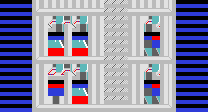

This game map was drawn from its Tiled (.tmx) file and the tilesets committed beside it. A one-line description and the full map source follow:
An orthogonal 26x14 tile map with 8x8 px tiles, 1 tile layer (map) and 7 objects (2x floor2, 2x floor1, bottom1, walls_left, walls_right).

<map version="1.2" tiledversion="1.3.0" orientation="orthogonal" renderorder="left-down" compressionlevel="0" width="26" height="14" tilewidth="8" tileheight="8" infinite="0" nextlayerid="6" nextobjectid="35">
 <editorsettings>
  <export target="elevator.json" format="json" />
 </editorsettings>
 <tileset firstgid="1" source="elevator.tsx" />
 <layer id="1" name="map" width="26" height="14">
  <data encoding="csv">
28,28,28,28,2,10,10,10,10,10,10,10,10,19,19,19,10,10,10,10,10,5,28,28,28,28,
28,28,28,28,1,3,3,3,3,3,3,3,3,19,19,19,3,3,3,3,3,4,28,28,28,28,
28,28,28,28,2,10,11,12,13,11,12,10,10,19,19,19,10,10,11,12,10,5,28,28,28,28,
28,28,28,28,2,10,20,21,10,20,21,10,10,19,19,19,10,10,22,23,10,5,28,28,28,28,
28,28,28,28,2,10,29,30,10,29,30,10,10,19,19,19,10,10,31,32,10,5,28,28,28,28,
28,28,28,28,2,10,38,39,10,38,39,10,10,19,19,19,10,10,40,41,10,5,28,28,28,28,
28,28,28,28,2,10,47,48,10,47,48,10,10,19,19,19,10,10,49,50,10,5,28,28,28,28,
28,28,28,28,1,3,3,3,3,3,3,3,3,19,19,19,3,3,3,3,3,4,28,28,28,28,
28,28,28,28,2,10,11,12,13,11,12,10,10,19,19,19,10,10,11,12,10,5,28,28,28,28,
28,28,28,28,2,10,24,25,10,20,21,10,10,19,19,19,10,10,22,23,10,5,28,28,28,28,
28,28,28,28,2,10,33,34,10,29,30,10,10,19,19,19,10,10,31,32,10,5,28,28,28,28,
28,28,28,28,2,10,42,43,10,38,39,10,10,19,19,19,10,10,40,41,10,5,28,28,28,28,
28,28,28,28,2,10,51,52,10,47,48,10,10,19,19,19,10,10,49,50,10,5,28,28,28,28,
28,28,28,28,1,3,3,3,3,3,3,3,3,3,3,3,3,3,3,3,3,4,28,28,28,28
</data>
 </layer>
 <objectgroup id="4" name="collision">
  <object id="14" name="floor2" x="36" y="53" width="68" height="7" />
  <object id="15" name="floor2" x="128" y="53" width="44" height="7" />
  <object id="16" name="floor1" x="36" y="6" width="68" height="6" />
  <object id="17" name="floor1" x="128" y="6" width="44" height="6" />
  <object id="21" name="bottom1" x="36" y="102" width="135.875" height="6" />
  <object id="22" name="walls_left" x="0.938491" y="0" width="35.0615" height="111" />
  <object id="23" name="walls_right" x="172" y="-0.125" width="8" height="112" />
 </objectgroup>
</map>